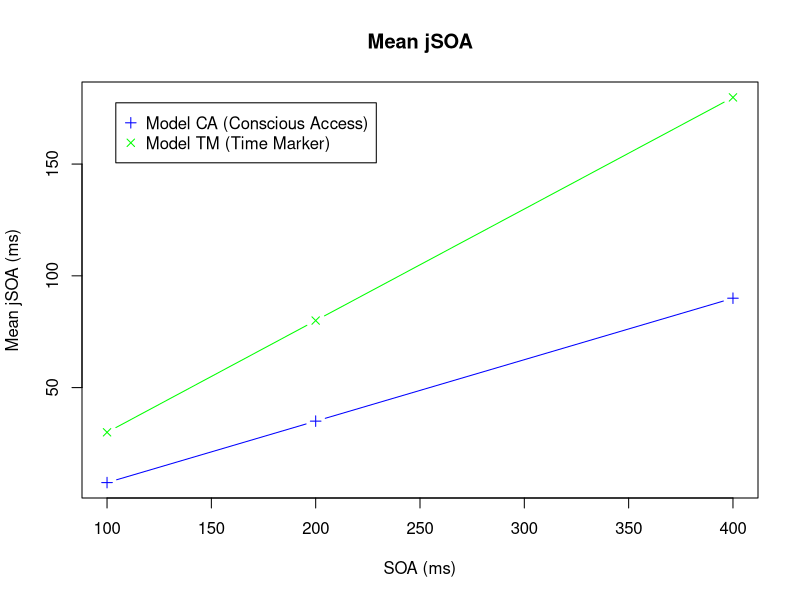
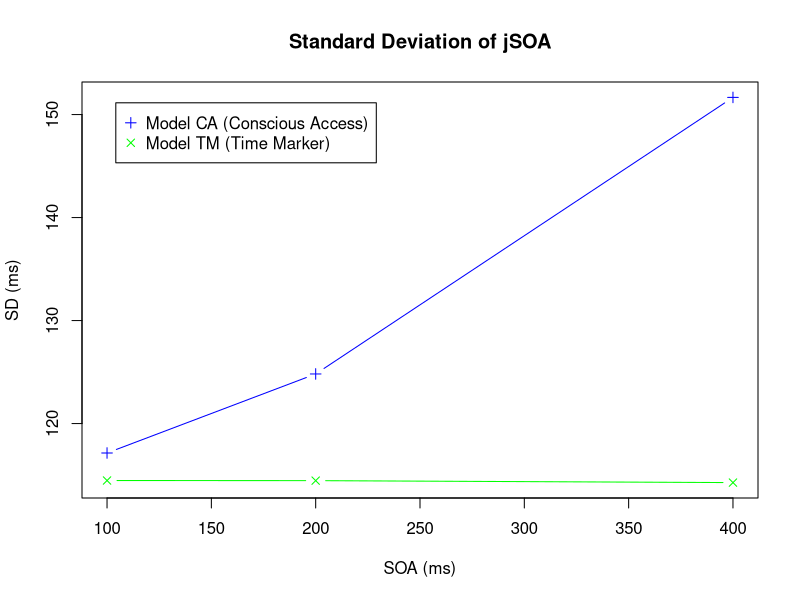
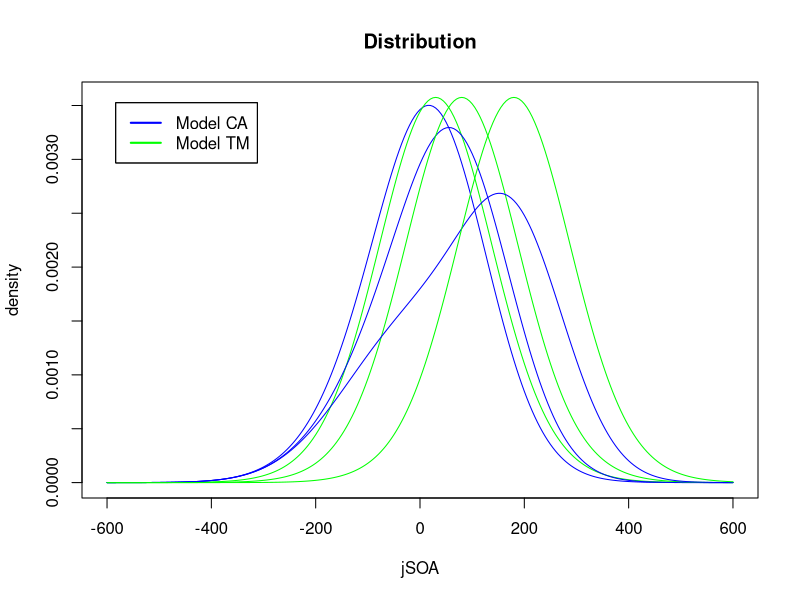
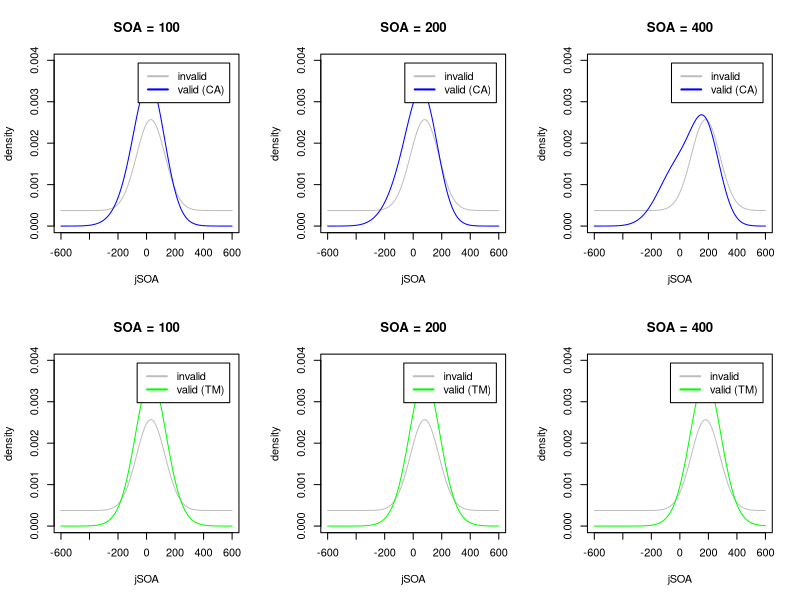
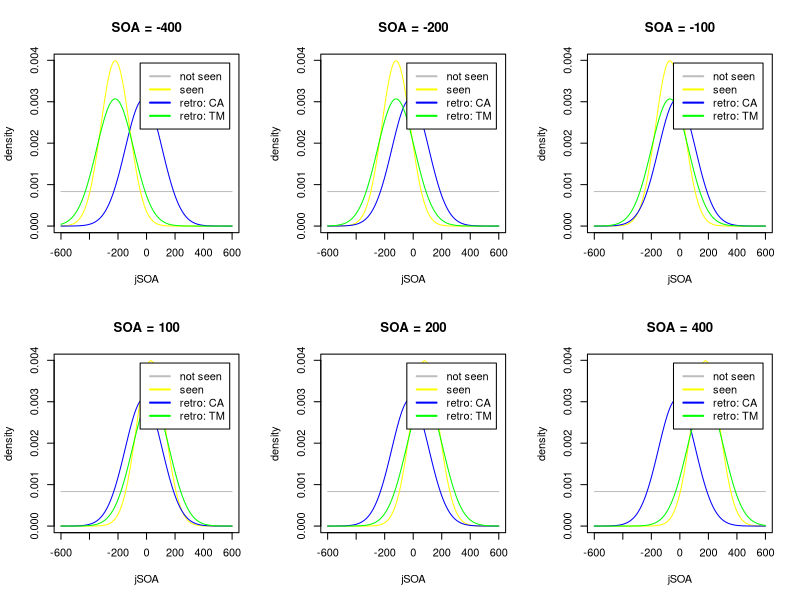

Reproduce these figures in R, in order.
soa <- c(-400, -200, -100, 100, 200, 400)
n.soa <- length(soa)
n.soa.precue <- length(soa[soa < 0])
n.soa.postcue <- n.soa - n.soa.precue
i.postcue <- (n.soa.precue + 1) : n.soa

jSOA.min = -600.0
jSOA.max = 600.0
jSOA.step = 5.0
jSOA <-  seq(jSOA.min, jSOA.max, by=jSOA.step)
n.jSOA <- length(jSOA)

# Proportion of each distrib component
p.base.seen <- 0.55
## valid cue
#p.valid.not.seen <- c(0.35, 0.30, 0.24, 0.32, 0.35, 0.39) # Thibault et al
p.valid.not.seen <- rep(0, n.soa)
p.valid.seen <- 1 - p.valid.not.seen
p.valid.seen.retro <- c(0, 0, 0, (p.valid.seen - p.base.seen)[4:6])
p.valid.seen <- p.valid.seen - p.valid.seen.retro
## invalid cue
p.invalid.seen <- rep(p.base.seen, times=n.soa)
p.invalid.not.seen <- 1 - p.invalid.seen

# "Not seen" uniform distrib component
djSOA.not.seen <- matrix(dunif(jSOA, jSOA.min, jSOA.max), nrow = n.soa, ncol = n.jSOA)

# "(Initially) Seen" gaussian distrib component
djSOA.mean.base.slope <- 0.5 # 0.2 ? <Marti et al 2010> Outside the interference regime, the iSOA increased by 135 ms (F(1, 9) = 6.53, p < 0.05) when the SOA increased from 700 to 1050 ms
djSOA.mean.base.intercept <- -20.0
djSOA.sd.base <- 100 # 300 ? from <Marti et al 2010>: SEM ~= 100, N=10, sd = SEM * sqrt(N-1)
djSOA.mean.invalid.seen <- soa * djSOA.mean.base.slope + djSOA.mean.base.intercept
djSOA.sd.invalid.seen <- rep(djSOA.sd.base, times=n.soa)
djSOA.mean.valid.seen <- djSOA.mean.invalid.seen # NO attention effect
djSOA.sd.valid.seen <- djSOA.sd.invalid.seen # NO attention effect
## build the distribution for each SOA
djSOA.invalid.seen <- matrix(nrow = n.soa, ncol = n.jSOA)
djSOA.valid.seen <- matrix(nrow = n.soa, ncol = n.jSOA)
for (i in 1:n.soa) {
  djSOA.invalid.seen[i,] <- dnorm(jSOA, mean = djSOA.mean.invalid.seen[i], sd = djSOA.sd.invalid.seen[i])
  djSOA.valid.seen[i,] <- dnorm(jSOA, mean = djSOA.mean.valid.seen[i], sd = djSOA.sd.valid.seen[i])
}

# "Retrospectively Seen" gaussian distrib component
djSOA.sd.retro <- djSOA.sd.base * 1.3 # a bit higher variance than for "initially seen"
## Model CA : Conscious Access
djSOA.mean.retro.CA <- rep(djSOA.mean.base.intercept, n.soa)
djSOA.sd.retro.CA <- rep(djSOA.sd.retro, n.soa)
## Model TM : Time Marker
djSOA.mean.retro.TM.slope <- djSOA.mean.base.slope
djSOA.mean.retro.TM.intercept <- djSOA.mean.base.intercept
djSOA.mean.retro.TM <- soa * djSOA.mean.retro.TM.slope + djSOA.mean.retro.TM.intercept
djSOA.sd.retro.TM <- djSOA.sd.retro.CA
## build the distribution for each SOA
djSOA.retro.CA <- matrix(nrow = n.soa, ncol = n.jSOA)
djSOA.retro.TM <- matrix(nrow = n.soa, ncol = n.jSOA)
for (i in 1:n.soa) {
  djSOA.retro.CA[i,] <- dnorm(jSOA, mean = djSOA.mean.retro.CA[i], sd = djSOA.sd.retro.CA[i])
  djSOA.retro.TM[i,] <- dnorm(jSOA, mean = djSOA.mean.retro.TM[i], sd = djSOA.sd.retro.TM[i])
}

# Mixture distribution
## CA
djSOA.valid.CA <- p.valid.seen.retro * djSOA.retro.CA + p.valid.seen * djSOA.valid.seen + p.valid.not.seen * djSOA.not.seen
## TM
djSOA.valid.TM <- p.valid.seen.retro * djSOA.retro.TM + p.valid.seen * djSOA.valid.seen + p.valid.not.seen * djSOA.not.seen
## invalid
djSOA.invalid <- p.invalid.seen * djSOA.invalid.seen + p.invalid.not.seen * djSOA.not.seen

# Mean of the mixture
mean.jSOA.valid.CA <- rep(0, n.soa)
mean.jSOA.valid.TM <- rep(0, n.soa)
mean.jSOA.invalid <- rep(0, n.soa)
for(i in 1:n.soa) {
  mean.jSOA.valid.CA[i] <- sum(djSOA.valid.CA[i,] * jSOA) * jSOA.step
  mean.jSOA.valid.TM[i] <- sum(djSOA.valid.TM[i,] * jSOA) * jSOA.step
  mean.jSOA.invalid[i] <- sum(djSOA.invalid * jSOA) * jSOA.step
}
# SD of the mixture
sd.jSOA.valid.CA <- rep(0, n.soa)
sd.jSOA.valid.TM <- rep(0, n.soa)
sd.jSOA.invalid <- rep(0, n.soa)
for(i in 1:n.soa) {
  sd.jSOA.valid.CA[i] <- sqrt(sum(djSOA.valid.CA[i,] * (jSOA ^ 2)) * jSOA.step - mean.jSOA.valid.CA[i] ^ 2)
  sd.jSOA.valid.TM[i] <- sqrt(sum(djSOA.valid.TM[i,] * (jSOA ^ 2)) * jSOA.step - mean.jSOA.valid.TM[i] ^ 2)
  sd.jSOA.invalid[i] <- sqrt(sum(djSOA.invalid[i,] * (jSOA ^ 2)) * jSOA.step - mean.jSOA.invalid[i] ^ 2)
}

# FIGURES

# Figure 1 : Mean
quartz()
plot(soa[i.postcue], mean.jSOA.valid.CA[i.postcue],
     xlab="SOA (ms)", ylab="Mean jSOA (ms)",
     ylim=c(min(mean.jSOA.valid.CA[i.postcue], mean.jSOA.valid.TM[i.postcue]), max(mean.jSOA.valid.CA[i.postcue], mean.jSOA.valid.TM[i.postcue])),
     main="Mean jSOA",
     type="b",
     col="blue",
     pch=3)
points(soa[i.postcue], mean.jSOA.valid.TM[i.postcue],
     type="b",
     col="green",
     pch=4)
legend("topleft", inset=.05, pch=c(3,4),
                c("Model CA (Conscious Access)", "Model TM (Time Marker)"),
                col=c("blue", "green"))

# Figure 2 : Standard Deviation
quartz()
plot(soa[i.postcue], sd.jSOA.valid.CA[i.postcue],
     xlab="SOA (ms)", ylab="SD (ms)",
     ylim=c(min(sd.jSOA.valid.CA[i.postcue], sd.jSOA.valid.TM[i.postcue]), max(sd.jSOA.valid.CA[i.postcue], sd.jSOA.valid.TM[i.postcue])),
     main="Standard Deviation of jSOA",
     type="b",
     col="blue",
     pch=3)
points(soa[i.postcue], sd.jSOA.valid.TM[i.postcue],
       type="b",
       col="green",
       pch=4)
legend("topleft", inset=.05, pch=c(3,4),
       c("Model CA (Conscious Access)", "Model TM (Time Marker)"),
       col=c("blue", "green"))

# Figure 3 : Distributions
quartz()
# plot.new()
# par(xlab="jSOA", ylab="density",
#     xlim = c(jSOA.min, jSOA.max), ylim = c(0.0, max(djSOA.valid.CA[i.postcue,])),
#     main="Distribution")
plot(c(), c(),
    xlab="jSOA", ylab="density",
    xlim = c(jSOA.min, jSOA.max), ylim = c(0.0, max(djSOA.valid.CA[i.postcue,], djSOA.valid.TM[i.postcue,])),
    main="Distribution")
for (i in i.postcue) {
  lines(jSOA, djSOA.valid.CA[i,], col="blue")
  lines(jSOA, djSOA.valid.TM[i,], col="green")
  legend("topleft", inset=.05, lwd=2,
         c("Model CA", "Model TM"),
         col=c("blue", "green"))
}

# Figure 4 : Distributions against invalid
quartz()
par(mfrow = c(2, n.soa.postcue))
for (i in 1:n.soa.postcue) {
  par(mfg = c(1, i))
  i.soa <- i + n.soa.precue
  plot(jSOA, djSOA.invalid[i.soa,], type="l", col="gray",
       xlab="jSOA", ylab="density",
       main=sprintf("SOA = %d", soa[i.soa]),
       xlim = c(jSOA.min, jSOA.max), ylim = c(0.0, max(djSOA.valid.seen)))
  lines(jSOA, djSOA.valid.CA[i.soa,], col="blue")
  legend("topright", inset=.05, lwd=2,
         c("invalid", "valid (CA)"),
         col=c("gray", "blue"))

  par(mfg = c(2, i))
  plot(jSOA, djSOA.invalid[i.soa,], type="l", col="gray",
       xlab="jSOA", ylab="density",
       main=sprintf("SOA = %d", soa[i.soa]),
       xlim = c(jSOA.min, jSOA.max), ylim = c(0.0, max(djSOA.valid.seen)))
  lines(jSOA, djSOA.valid.TM[i.soa,], col="green")
  legend("topright", inset=.05, lwd=2,
         c("invalid", "valid (TM)"),
         col=c("gray", "green"))
}

# Figure 5 : Distribution Components
quartz()
par(mfrow=c(2, n.soa / 2))
for (i in 1:n.soa) {
  plot(jSOA, djSOA.not.seen[i,], type="l", col="gray",
       xlab="jSOA", ylab="density",
       main=sprintf("SOA = %d", soa[i]),
       xlim = c(jSOA.min, jSOA.max), ylim = c(0.0, max(djSOA.valid.seen)))
  lines(jSOA, djSOA.valid.seen[i,], col="yellow")
  lines(jSOA, djSOA.retro.CA[i,], col="blue")
  lines(jSOA, djSOA.retro.TM[i,], col="green")
  legend("topright", inset=.05, lwd=2,
         c("not seen", "seen", "retro: CA", "retro: TM"),
         col=c("gray","yellow", "blue", "green"))
}
